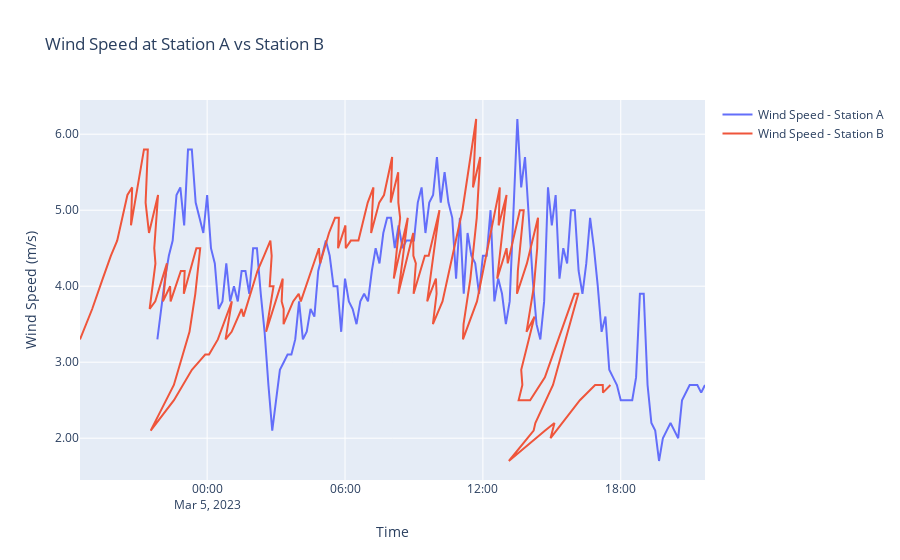

Notebook code for this chart:
### Code cell
# Erstes Diagramm für Windgeschwindigkeit
fig1 = go.Figure()

# Hinzufügen von Spuren für Windgeschwindigkeit
fig1.add_trace(go.Scatter(x=df['datetime'], y=df['wind_speed_10min_avg'], mode='lines', name='Wind Speed - Station A'))
fig1.add_trace(go.Scatter(x=df_result['datetime'], y=df_result['wind_speed_10min_avg'], mode='lines', name='Wind Speed - Station B'))
#fig1.add_trace(go.Scatter(x=df_result['datetime'], y=df_result['front_speed'], mode='lines', name='front_speed'))

fig1.update_layout(
    title="Wind Speed at Station A vs Station B",
    xaxis_title="Time",
    yaxis_title="Wind Speed (m/s)",
    yaxis=dict(tickformat='.2f')
              
)

fig1.show()

### Figure 1 — Plotly figure (JSON) as saved in the notebook; plotly's stock layout.template omitted (floating-point values rounded to 4 significant figures; data arrays with more than 128 entries replaced by an {"elided": "..."} marker saying what was removed)
{"data": [{"mode": "lines", "name": "Wind Speed - Station A", "type": "scatter", "x": {"elided": "144 str values"}, "y": {"elided": "144 float values"}}, {"mode": "lines", "name": "Wind Speed - Station B", "type": "scatter", "x": {"elided": "144 str values"}, "y": {"elided": "144 float values"}}], "layout": {"title": {"text": "Wind Speed at Station A vs Station B"}, "xaxis": {"title": {"text": "Time"}}, "yaxis": {"tickformat": ".2f", "title": {"text": "Wind Speed (m/s)"}}}}
